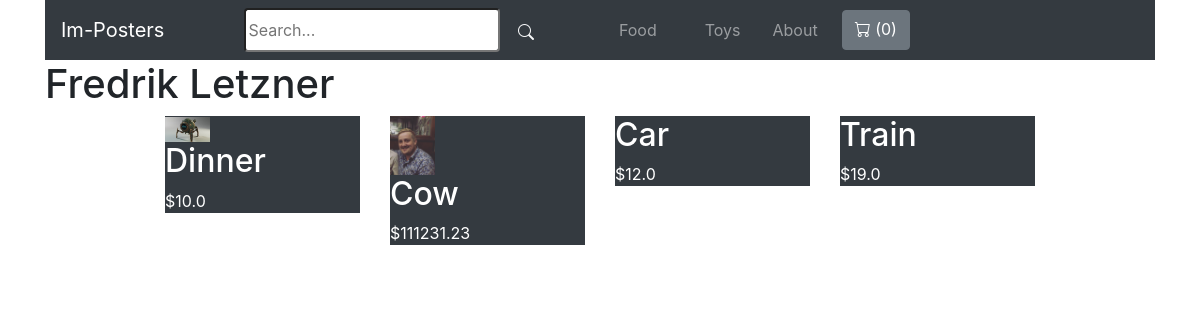
Page /vendors/1/ on the earlier database version.
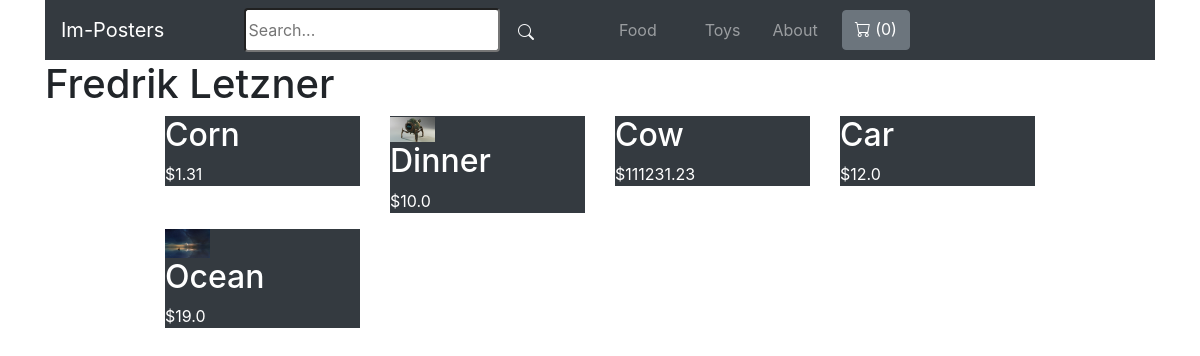
Same page on the later database version.
### store/models.py (models this page shows, shortened)
class Category(models.Model):
    title = models.CharField(max_length=50)
    slug = models.SlugField(max_length=50)
    class Meta:
        verbose_name_plural = 'Categories'

class Product(models.Model):
    DRAFT = 'draft'
    WAITING_APPROVAL = 'waitingapproval'
    ACTIVE = 'active'
    DELETED = 'deleted'
    STATUS_CHOICES = (
        (DRAFT, 'Draft'),
        (WAITING_APPROVAL, 'Waiting approval'),
        (ACTIVE, 'Active'),
        (DELETED, 'Deleted'),
    )
    user = models.ForeignKey(User, related_name='products', on_delete=models.CASCADE)
    category = models.ForeignKey(Category, related_name='products', on_delete=models.CASCADE)
    title = models.CharField(max_length=50)
    slug = models.SlugField(max_length=50)
    description = models.TextField(blank=True)
    price = models.IntegerField()
    image = models.ImageField(upload_to='uploads/product_images', blank=True, null=True)
    thumbnail = models.ImageField(upload_to='uploads/product_images/thumbnail', blank=True, null=True)
    created_at = models.DateTimeField(auto_now_add=True)
    updated_at = models.DateTimeField(auto_now=True)
    status = models.CharField(max_length=50, choices=STATUS_CHOICES, default=ACTIVE)
    class Meta:
        ordering = ('-created_at',)
    def get_display_price(self):
        return self.price / 100

### userprofile/views.py (the view)
# urls.py: path('vendors/<int:pk>/', views.vendor_detail, name='vendor_detail'),
def vendor_detail(request, pk):
    user = User.objects.get(pk=pk)
    products = user.products.filter(status=Product.ACTIVE)
    return render(request, 'userprofile/vendor_detail.html', {
        'user': user,
        'products': products,
    })

### store/cart.py (called while the page is built)
    def __len__(self):
        return sum(item['quantity'] for item in self.cart.values())

### store/context_processors.py (called while the page is built)
def cart(request):
    return {'cart': Cart(request)}

### store/templatetags/menu.py (called while the page is built)
@register.inclusion_tag('core/menu.html')
def menu():
    categories = Category.objects.all()
    return {'categories': categories}

### userprofile/templates/userprofile/vendor_detail.html (shortened to what this page needs)
{% extends 'core/base.html' %}
{% block content %}
<div class="container">
    <h1 class="">{% firstof user.get_full_name user.username %}</h1>
    <div class="container-fluid">
        <div class="product-container col-10 offset-1">
            <div class="row mt-1 mb-3">
            {% for product in products %}
                <div class="col-sm-6 col-md-6 col-lg-4 col-xl-3">
                    <div class="border-0 bg-dark">
                        <a href="{% url 'product_detail' product.category.slug product.slug %}">
                            {% if product.image %}
                                <div class="row">
                                    <div class="col-md-4">
                                        <img src="{{ product.image.url }}" class="img-fluid" alt="Image of {{ product.title }}">
                                    </div>
                                </div>
                            {% endif %}
                            <h2 class="text-white bg-dark">{{ product.title }}</h2>
                            <p class="text-white">${{ product.get_display_price }}</p>
                        </a>
                    </div>
                </div>
            {% endfor %}
            </div>
        </div>
    </div>
</div>
{% endblock %}

### core/templates/core/menu.html
{% for category in categories %}
<a class="nav-link mx-3" href="{% url 'category_detail' category.slug %}">{{ category.title }}</a>
{% endfor %}
<a class="nav-link" href="{% url 'about' %}">About</a>

Differences in the rows shown:
added Product: title "Corn", get_display_price "1.31"
changed Product "Cow": image: picture removed
changed Product: image: picture added; title "Train" → "Ocean"
